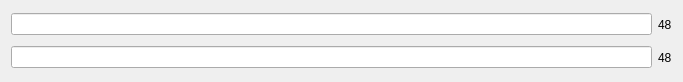
                        <widget class="QWidget" name="scrollAreaWidgetContents_8">
                         <property name="geometry">
                          <rect>
                           <x>0</x>
                           <y>0</y>
                           <width>683</width>
                           <height>82</height>
                          </rect>
                         </property>
                         <layout class="QVBoxLayout" name="verticalLayout_41">
                          <item>
                           <layout class="QHBoxLayout" name="horizontalLayout_14">
                            <item>
                             <widget class="QLineEdit" name="lineEdit_tc3_1">
                              <property name="maxLength">
                               <number>48</number>
                              </property>
                             </widget>
                            </item>
                            <item>
                             <widget class="QLabel" name="label_tclimit_5">
                              <property name="text">
                               <string>48</string>
                              </property>
                             </widget>
                            </item>
                           </layout>
                          </item>
                          <item>
                           <layout class="QHBoxLayout" name="horizontalLayout_15">
                            <item>
                             <widget class="QLineEdit" name="lineEdit_tc3_2">
                              <property name="maxLength">
                               <number>48</number>
                              </property>
                             </widget>
                            </item>
                            <item>
                             <widget class="QLabel" name="label_tclimit_6">
                              <property name="text">
                               <string>48</string>
                              </property>
                             </widget>
                            </item>
                           </layout>
                          </item>
                         </layout>
                        </widget>
